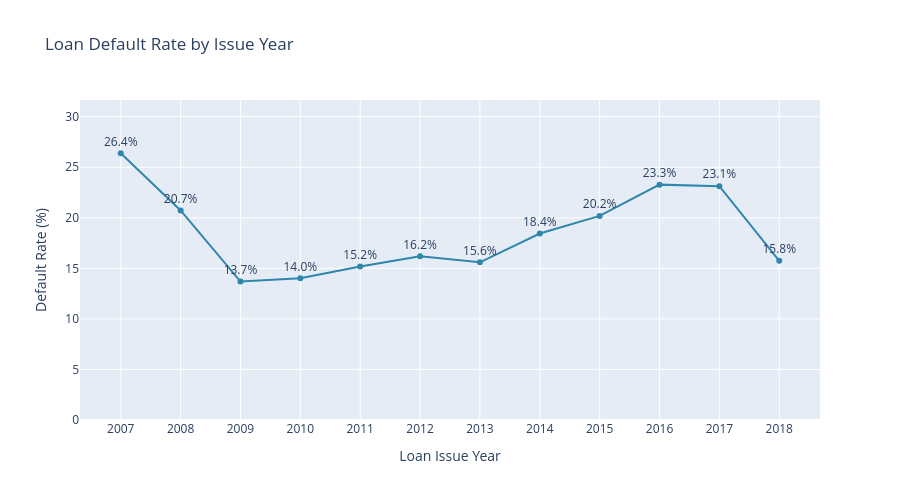

The cell this chart's notebook holds for it:
### Code cell
# How has default risk changed over time?
df["issue_d"] = pd.to_datetime(df["issue_d"], errors="coerce")
print(f"Unparseable dates dropped: {df['issue_d'].isna().sum():,}")

dated_loans = df.dropna(subset=["issue_d"]).copy()
dated_loans["issue_year"] = dated_loans["issue_d"].dt.year

yearly_results = dated_loans.groupby("issue_year").agg(
    total_loans=("Default", "size"),
    default_rate=("Default", "mean")
)

yearly_results["default_rate"] *= 100

chart_df = yearly_results.reset_index().rename(
    columns={"issue_year": "Issue Year"}
)

fig = px.line(
    chart_df,
    x="Issue Year",
    y="default_rate",
    markers=True,
    text="default_rate",
    hover_data={
        "total_loans": ":,",
        "default_rate": ":.2f",
    },
    labels={
        "default_rate": "Default Rate (%)",
        "total_loans": "Total Loans",
    },
    title="Loan Default Rate by Issue Year",
)

fig.update_traces(
    texttemplate="%{text:.1f}%",
    textposition="top center",
    line_color="#2E86AB",
)
fig.update_layout(
    width=900,
    height=500,
    xaxis_title="Loan Issue Year",
    yaxis_title="Default Rate (%)",
    xaxis=dict(dtick=1),
    yaxis_range=[0, chart_df["default_rate"].max() * 1.2],
)
fig.show()

display(yearly_results.round(2))

### Figure 1 — Plotly figure (JSON) as saved in the notebook; plotly's stock layout.template omitted (floating-point values rounded to 4 significant figures)
{"data": [{"customdata": [[599], [2393], [5281], [12537], [21721], [53367], [134804], [223102], [375543], [293057], [169117], [56160]], "hovertemplate": "Issue Year=%{x}<br>Default Rate (%)=%{text:.2f}<br>Total Loans=%{customdata[0]:,}<extra></extra>", "legendgroup": "", "line": {"color": "#2E86AB", "dash": "solid"}, "marker": {"symbol": "circle"}, "mode": "lines+markers+text", "name": "", "orientation": "v", "showlegend": false, "text": [26.38, 20.73, 13.69, 14.01, 15.18, 16.2, 15.6, 18.45, 20.18, 23.28, 23.13, 15.75], "textposition": "top center", "texttemplate": "%{text:.1f}%", "type": "scatter", "x": [2007, 2008, 2009, 2010, 2011, 2012, 2013, 2014, 2015, 2016, 2017, 2018], "xaxis": "x", "y": [26.38, 20.73, 13.69, 14.01, 15.18, 16.2, 15.6, 18.45, 20.18, 23.28, 23.13, 15.75], "yaxis": "y"}], "layout": {"height": 500, "legend": {"tracegroupgap": 0}, "title": {"text": "Loan Default Rate by Issue Year"}, "width": 900, "xaxis": {"anchor": "y", "domain": [0, 1], "dtick": 1, "title": {"text": "Loan Issue Year"}}, "yaxis": {"anchor": "x", "domain": [0, 1], "range": [0, 31.65], "title": {"text": "Default Rate (%)"}}}}
